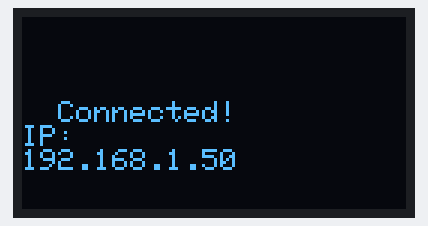
Recording of a program running on a simulated ESP32. Parts: 128×64 one-colour display. WiFi joins after 1.5 s; servers stay silent unless stated; the local clock reads 2024-03-15 10:24:30 at power-on unless the program sets it; what the program prints to the serial monitor is not drawn.

Above: at 2.2 s.
At 4.2 s:
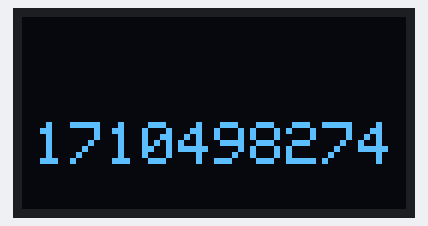
At 12.1 s:
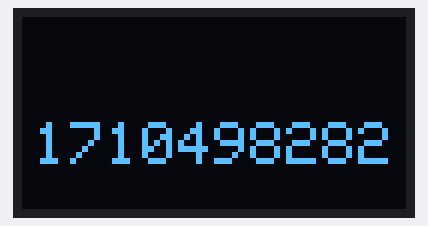
At 17.1 s:
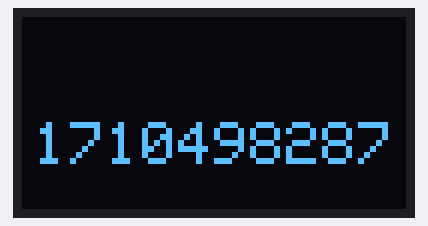
At 22.1 s:
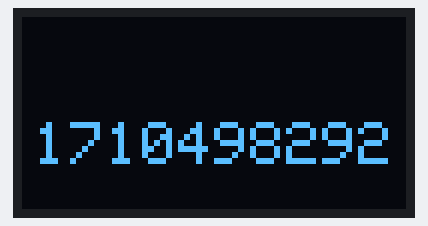
At 36.1 s:
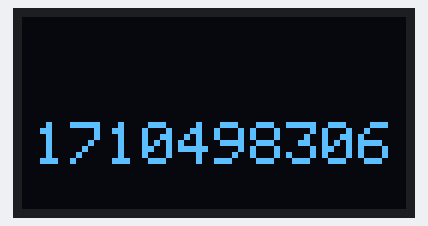

Measured:
- what the display in image 0 shows lasts 2.1 s, from 2.1 s to 4.2 s
- what the display in image 1 shows lasts 0.9 s, from 4.2 s to 5.1 s
- what the display in image 2 shows lasts 1.1 s, from 12.0 s to 13.1 s

The program:

main.cpp
```cpp
#include <SPI.h>
#include <Wire.h>
#include <Adafruit_GFX.h>
#include <Adafruit_SSD1306.h>
#include <WiFi.h>
#include "time.h"

#define SCREEN_WIDTH 128
#define SCREEN_HEIGHT 64

#define OLED_RESET -1       // Reset pin # (or -1 if sharing Arduino reset pin)
#define SCREEN_ADDRESS 0x3C // 0x3D for 128x64, 0x3C for 128x32
Adafruit_SSD1306 display(SCREEN_WIDTH, SCREEN_HEIGHT, &Wire, OLED_RESET);

unsigned long epochTime;

void initWiFi()
{
  const char *ssid = "WIFI SSID";
  const char *password = "WIFI PASSWORD";
  WiFi.mode(WIFI_STA);
  WiFi.begin(ssid, password);

  Serial.print("Connecting to WiFi");
  display.println("Connecting to WiFi");
  display.display();
  while (WiFi.status() != WL_CONNECTED)
  {
    Serial.print('.');
    display.print('.');
    display.display();
    delay(1000);
  }
  Serial.print(" Connected! IP: ");
  Serial.print(WiFi.localIP());
  display.clearDisplay();
  display.println("Connected!");
  display.println("IP:");
  display.print(WiFi.localIP());
  display.display();
}

unsigned long getTime()
{
  time_t now;
  struct tm timeinfo;
  if (!getLocalTime(&timeinfo))
  {
    Serial.println("Failed to obtain time");
    return (0);
  }
  time(&now);
  return now;
}

void setup()
{
  Serial.begin(115200);
  Serial.println(F("Starting"));

  // SSD1306_SWITCHCAPVCC = generate display voltage from 3.3V internally
  if (!display.begin(SSD1306_SWITCHCAPVCC, SCREEN_ADDRESS))
  {
    Serial.println(F("SSD1306 allocation failed"));
    for (;;)
      ; // Don't proceed, loop forever
  }

  display.clearDisplay();
  display.setTextSize(1);
  display.setTextColor(SSD1306_WHITE);
  display.setCursor(0, 20);

  initWiFi();

  const char *ntpServer = "pool.ntp.org";
  configTime(0, 0, ntpServer);
  delay(2000);
}

void loop()
{
  epochTime = getTime();
  display.clearDisplay();

  display.setCursor(4, 35);
  display.setTextSize(2);
  display.setTextColor(SSD1306_WHITE);
  display.println(epochTime);

  display.display();
  delay(50);
}
```
